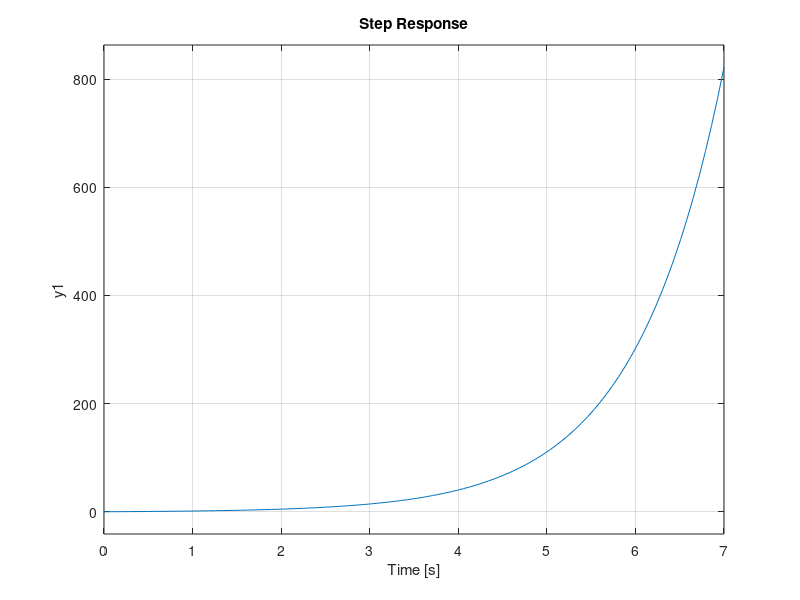

MATLAB code to generate this figure:
clc, clear all

%% Representación de Estado

% En el anterior ejemplo vimos una forma de obtener los espacios de estado
% y la función de transferencia usando MATLAB en este script veremos otra
% forma en que se puede llegar al mismo resultado.

%% Ejemplo

%   ẋ(t) = Ax(t) + Bu(t)
%   y(t) = Cx(t) + Du(t)

A = [-6 -3.5; 6 4]
B = [-1; 1]
C = [4 5]
D = 0

% Se crea los espacios de estado de acuerdo a las matrices dadas
representacion = ss(A,B,C,D)

% Ahora se extrae la información que uno necesite, en este caso el
% numerador y denominador de la función de transferencia
[num,den] = tfdata(representacion,'v')

% Luego, se obtiene la función de transferencia 
G = tf(num,den)

% Se grafica la funcion de transferencia
step(G)
